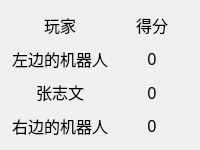
<?xml version="1.0" encoding="UTF-8"?>
<ui version="4.0">
 <class>ScorePanel</class>
 <widget class="QWidget" name="ScorePanel">
  <property name="geometry">
   <rect>
    <x>0</x>
    <y>0</y>
    <width>200</width>
    <height>150</height>
   </rect>
  </property>
  <property name="windowTitle">
   <string>ScorePanel</string>
  </property>
  <layout class="QGridLayout" name="gridLayout">
   <property name="leftMargin">
    <number>12</number>
   </property>
   <property name="topMargin">
    <number>12</number>
   </property>
   <property name="rightMargin">
    <number>12</number>
   </property>
   <property name="bottomMargin">
    <number>12</number>
   </property>
   <property name="spacing">
    <number>8</number>
   </property>
   <item row="2" column="1">
    <widget class="QLabel" name="scoreLabel2">
     <property name="font">
      <font>
       <family>微软雅黑</family>
       <pointsize>12</pointsize>
      </font>
     </property>
     <property name="text">
      <string>0</string>
     </property>
     <property name="alignment">
      <set>Qt::AlignmentFlag::AlignCenter</set>
     </property>
    </widget>
   </item>
   <item row="1" column="0">
    <widget class="QLabel" name="nameLabel1">
     <property name="font">
      <font>
       <family>微软雅黑</family>
       <pointsize>12</pointsize>
      </font>
     </property>
     <property name="text">
      <string>左边的机器人</string>
     </property>
     <property name="alignment">
      <set>Qt::AlignmentFlag::AlignCenter</set>
     </property>
    </widget>
   </item>
   <item row="1" column="1">
    <widget class="QLabel" name="scoreLabel1">
     <property name="font">
      <font>
       <family>微软雅黑</family>
       <pointsize>12</pointsize>
      </font>
     </property>
     <property name="text">
      <string>0</string>
     </property>
     <property name="alignment">
      <set>Qt::AlignmentFlag::AlignCenter</set>
     </property>
    </widget>
   </item>
   <item row="0" column="1">
    <widget class="QLabel" name="headerScore">
     <property name="font">
      <font>
       <family>微软雅黑</family>
       <pointsize>12</pointsize>
      </font>
     </property>
     <property name="text">
      <string>得分</string>
     </property>
     <property name="alignment">
      <set>Qt::AlignmentFlag::AlignCenter</set>
     </property>
    </widget>
   </item>
   <item row="3" column="0">
    <widget class="QLabel" name="nameLabel3">
     <property name="font">
      <font>
       <family>微软雅黑</family>
       <pointsize>12</pointsize>
      </font>
     </property>
     <property name="text">
      <string>右边的机器人</string>
     </property>
     <property name="alignment">
      <set>Qt::AlignmentFlag::AlignCenter</set>
     </property>
    </widget>
   </item>
   <item row="3" column="1">
    <widget class="QLabel" name="scoreLabel3">
     <property name="font">
      <font>
       <family>微软雅黑</family>
       <pointsize>12</pointsize>
      </font>
     </property>
     <property name="text">
      <string>0</string>
     </property>
     <property name="alignment">
      <set>Qt::AlignmentFlag::AlignCenter</set>
     </property>
    </widget>
   </item>
   <item row="2" column="0">
    <widget class="QLabel" name="nameLabel2">
     <property name="font">
      <font>
       <family>微软雅黑</family>
       <pointsize>12</pointsize>
      </font>
     </property>
     <property name="text">
      <string>张志文</string>
     </property>
     <property name="alignment">
      <set>Qt::AlignmentFlag::AlignCenter</set>
     </property>
    </widget>
   </item>
   <item row="0" column="0">
    <widget class="QLabel" name="headerName">
     <property name="font">
      <font>
       <family>微软雅黑</family>
       <pointsize>12</pointsize>
      </font>
     </property>
     <property name="text">
      <string>玩家</string>
     </property>
     <property name="alignment">
      <set>Qt::AlignmentFlag::AlignCenter</set>
     </property>
    </widget>
   </item>
  </layout>
 </widget>
 <resources/>
 <connections/>
</ui>
